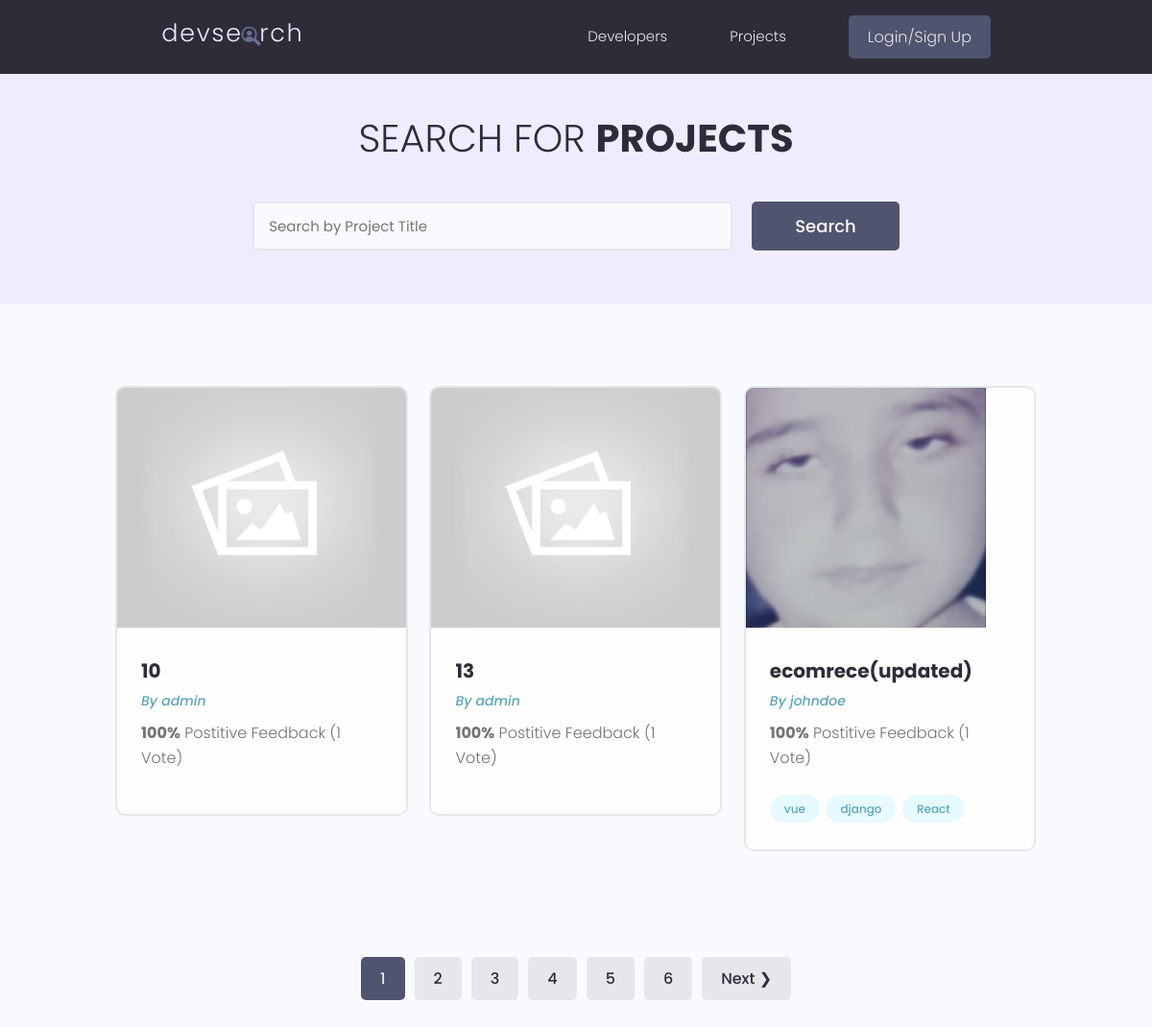
Before: /projects/ with the older database file.
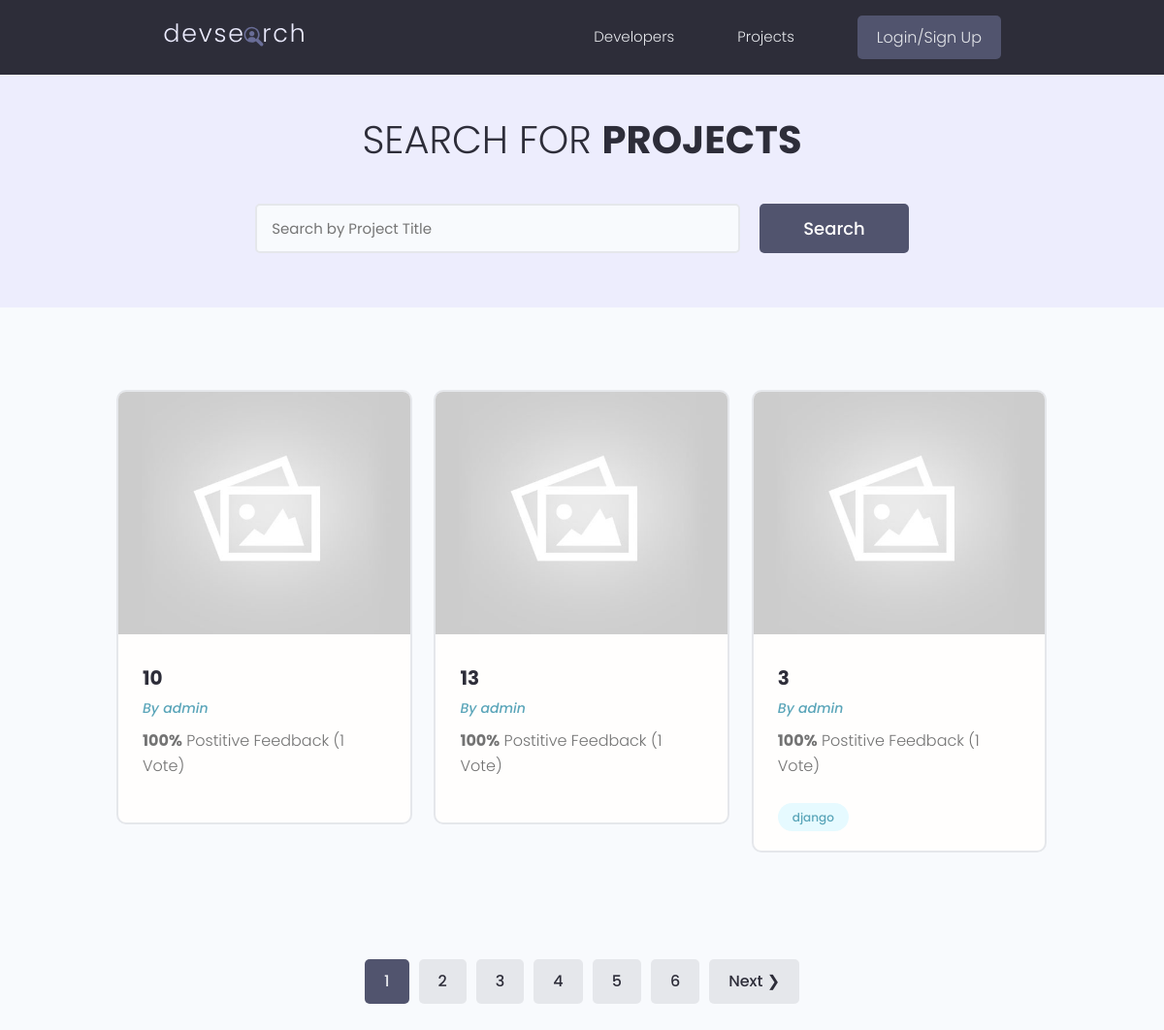
After: the same page with the newer database file.
### projects/models.py (models this page shows, shortened)
class Project(models.Model):
    id = models.UUIDField(default=uuid.uuid4, unique=True, primary_key=True, editable=False)
    owner = models.ForeignKey(Profile, null=True, blank=True, on_delete=models.SET_NULL)
    title = models.CharField(max_length=2000)
    description = models.TextField(null=True, blank=True)
    image = models.ImageField(default="default.jpg")
    tags = models.ManyToManyField('Tag', blank=True)
    demo_link = models.URLField(max_length=2000, null=True, blank=True)
    source_link = models.URLField(max_length=2000, null=True, blank=True)
    vote_total = models.IntegerField(default=0, null=True, blank=True)
    vote_ratio = models.IntegerField(default=0, null=True, blank=True)
    created = models.DateTimeField(auto_now_add=True)
    class Meta:
        ordering = ["-vote_ratio", "-vote_total", "title"]

class Tag(models.Model):
    id = models.UUIDField(default=uuid.uuid4, unique=True, primary_key=True, editable=False)
    name = models.CharField(max_length=300)
    created = models.DateTimeField(auto_now_add=True)
    def __str__(self):
        return self.name

### users/models.py (models this page shows)
class Profile(models.Model):
    id = models.UUIDField(default=uuid.uuid4, unique=True,
                            primary_key=True, editable=False)
    user = models.OneToOneField(
        User, null=True, blank=True, on_delete=models.CASCADE)
    name = models.CharField(max_length=200, null=True, blank=True)
    user_name = models.CharField(max_length=200, null=True, blank=True)
    email = models.EmailField(null=True, blank=True)
    headline = models.CharField(max_length=800, null=True, blank=True)
    bio = models.TextField(null=True, blank=True)
    location = models.CharField(max_length=200, null=True, blank=True)
    profile_image = models.ImageField(
        null=True, blank=True, upload_to="profiles/", default="profiles/user-default.png")
    social_github = models.URLField(max_length=200, null=True, blank=True)
    social_twitter = models.URLField(max_length=200, null=True, blank=True)
    social_linkedin = models.URLField(max_length=200, null=True, blank=True)
    social_youtube = models.URLField(max_length=200, null=True, blank=True)
    social_website = models.URLField(max_length=200, null=True, blank=True)
    created = models.DateTimeField(auto_now_add=True)
    def __str__(self):
        return str(self.user.username)
    class Meta:
        ordering = ["created"]

### projects/views.py (the view)
# urls.py: path('projects/', include("projects.urls")),
def projects(request):
    search_query, projects = searchProjects(request)
    try:
        pages, projects = paginateProjects(request, search_query, projects)
    except Exception as error:
        return error.args[0]
    context = {
        "projects": projects,
        "search_query": search_query,
        "pages": pages
    }
    return render(request, 'projects/projects.html', context)

### projects/utils.py (called while the page is built)
def searchProjects(request) -> tuple[str, list]:
    search_query = ""
    if request.GET.get("search_query"):
        search_query = request.GET.get("search_query")
    tags = Tag.objects.filter(name__icontains=search_query)
    projects = Project.objects.filter(Q(title__icontains=search_query) |
                                        Q(owner__user_name__icontains=search_query) |
                                        Q(tags__in=tags)).distinct()
    return search_query, projects

### projects/templates/projects/projects.html (shortened to what this page needs)
{% extends 'main.html' %} {% block content %}
<main class="projects">
    <section class="hero-section text-center">
        <div class="container container--narrow">
            <div class="hero-section__box">
                <h2>Search for <span>Projects</span></h2>
            </div>
            <div class="hero-section__search">
                <form id="search-form" class="form" action="{% url 'projects' %}" method="get">
                    <div class="form__field">
                        <input class="input input--text" id="formInput#search" type="text" name="search_query"
                            placeholder="Search by Project Title" value="{{ search_query }}"/>
                    </div>
                    <input class="btn btn--sub btn--lg" type="submit" value="Search" />
                </form>
            </div>
        </div>
    </section>
    <section class="projectsList">
        <div class="container">
            <div class="grid grid--three">
                {% for project in projects %}
                <div class="column">
                    <div class="card project">
                        <a href="{% url 'project' project.id %}" class="project">
                            <img class="project__thumbnail" src="{{project.image.url}}" alt="project thumbnail" />
                            <div class="card__body">
                                <h3 class="project__title">{{project.title}}</h3>
                                <p><a class="project__author" href="{% url 'user-profile' project.owner.id %}">By {{project.owner}}</a></p>
                                <p class="project--rating">
                                    <span style="font-weight: bold;">{{project.vote_ratio}}%</span> Postitive
                                    Feedback ({{project.vote_total}} Vote{{project.vote_total|pluralize}})
                                </p>
                                <div class="project__tags">
                                    {% for tag in project.tags.all %}
                                    <span class="tag tag--pill tag--main">
                                        <small>{{tag}}</small>
                                    </span>
                                    {% endfor %}
                                </div>
                            </div>
                        </a>
                    </div>
                </div>
                {% endfor %}
            </div>
        </div>
    </section>
    {% include 'pagination.html' with queryset=projects pages=pages %}
</main>
{% endblock content %}

Changed rows visible on the page:
no longer on this page (row unchanged): Project: image (picture), title "ecomrece(updated)", owner "johndoe", vote_ratio "100", vote_total "1", Tag (name "django")
no longer on this page (row unchanged): Tag: name "vue", shown under "ecomrece(updated)"
no longer on this page (row unchanged): Tag: name "React", shown under "ecomrece(updated)"
now on this page (row edited): Project: image (placeholder picture), title "3", owner "admin", vote_ratio "100", vote_total "1", Tag (name "django")
